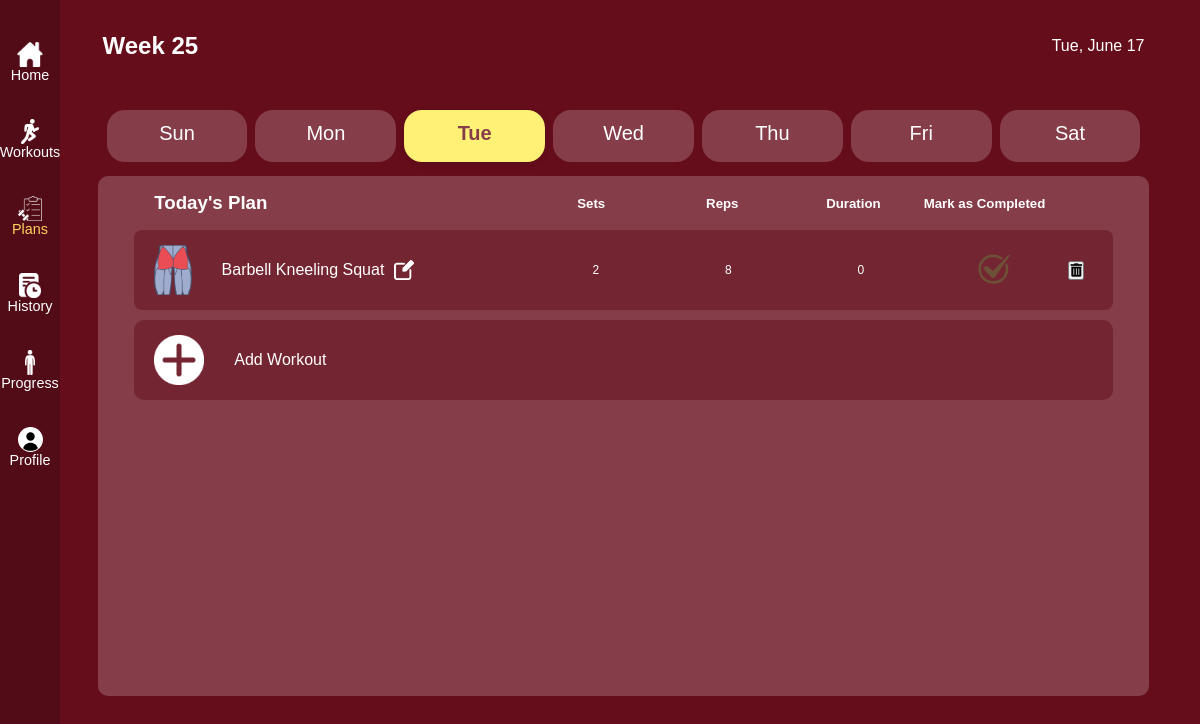
/plans.php?day=Tue (signed in), run on the app's committed database.
### tables this page shows
CREATE TABLE `workout_plan` (
  `id` int(11) NOT NULL,
  `user_id` int(11) NOT NULL,
  `workout_day` varchar(20) NOT NULL,
  `exercise_name` varchar(100) NOT NULL,
  `sets` int(11) NOT NULL,
  `reps` int(11) NOT NULL DEFAULT 0,
  `duration` int(11) NOT NULL DEFAULT 0,
  `completed` tinyint(1) NOT NULL DEFAULT 0,
  `planned_date` date DEFAULT NULL
);

CREATE TABLE `workouts` (
  `id` int(11) NOT NULL,
  `name` varchar(255) NOT NULL,
  `image_url` varchar(255) DEFAULT NULL,
  `image_url2` varchar(255) DEFAULT NULL,
  `focus` varchar(35) NOT NULL,
  `equipment` varchar(255) DEFAULT NULL,
  `reps` varchar(25) NOT NULL DEFAULT '0',
  `duration` varchar(25) DEFAULT '0',
  `sets` varchar(25) DEFAULT NULL
);

### plans.php (the view, shortened to what this page needs)
<?php
include("database.php");
$user_id = $_SESSION['user_id'];
$currentDay = $_GET['day'] ?? date('D');
$stmt = $conn->prepare("
    SELECT wp.*, w.focus
    FROM workout_plan wp
    JOIN workouts w ON wp.exercise_name = w.name
    WHERE wp.user_id = ? AND wp.workout_day = ?
");
$stmt->bind_param("is", $user_id, $currentDay);
$stmt->execute();
$result = $stmt->get_result();
$workouts = [];
while ($row = $result->fetch_assoc()) {
    $workouts[] = $row;
}
$today = new DateTime();
$weekNumber = $today->format('W');
$dayName = $today->format('D');
$monthName = $today->format('F');
$dayOfMonth = $today->format('j');
$validDays = ['Sun', 'Mon', 'Tue', 'Wed', 'Thu', 'Fri', 'Sat'];
if (isset($_GET['day']) && in_array($_GET['day'], $validDays)) {
    $dayName = $_GET['day'];
    $today = new DateTime();
    if ($today->format('D') !== $dayName) {
        $today->modify('next ' . $dayName);
    }
    $monthName = $today->format('F');
    $dayOfMonth = $today->format('j');
}
include 'includes/header.php';
?>
<div id="plans">
    <section class="date-header">
        <h2>Week <?= $weekNumber ?></h2>
        <div class="date-plan"><?= $dayName ?>, <?= $monthName ?> <?= $dayOfMonth ?></div>
    </section>
    <div class="day-tabs">
        <button class="day-tab<?= $currentDay == 'Sun' ? ' selected' : '' ?>" onclick="changeDay('Sun')"><p>Sun</p></button>
        <button class="day-tab<?= $currentDay == 'Mon' ? ' selected' : '' ?>" onclick="changeDay('Mon')"><p>Mon</p></button>
        <button class="day-tab<?= $currentDay == 'Tue' ? ' selected' : '' ?>" onclick="changeDay('Tue')"><p>Tue</p></button>
        <button class="day-tab<?= $currentDay == 'Wed' ? ' selected' : '' ?>" onclick="changeDay('Wed')"><p>Wed</p></button>
        <button class="day-tab<?= $currentDay == 'Thu' ? ' selected' : '' ?>" onclick="changeDay('Thu')"><p>Thu</p></button>
        <button class="day-tab<?= $currentDay == 'Fri' ? ' selected' : '' ?>" onclick="changeDay('Fri')"><p>Fri</p></button>
        <button class="day-tab<?= $currentDay == 'Sat' ? ' selected' : '' ?>" onclick="changeDay('Sat')"><p>Sat</p></button>
    </div>
    <section id="workout-plan" >
        <div class="head">
            <h3>Today's Plan</h3>
            <div class="label">
                <h5>Sets</h5>
                <h5>Reps</h5>
                <h5>Duration</h5>
                <h5 id="comp">Mark as Completed</h5>
            </div>
        </div>
        <div class="workouts-plan">
            <?php foreach ($workouts as $workout): ?>
                <div class="workout"
                    data-id="<?= $workout['id'] ?>"
                    data-name="<?= $workout['exercise_name'] ?>"
                    data-sets="<?= $workout['sets'] ?>"
                    data-reps="<?= $workout['reps'] ?>"
                    data-duration="<?= $workout['duration'] ?>"
                >
                    <div class="name">
                        <img src="assets/images/<?= $workout['focus'] ?>-icon.png" alt="<?= $workout['exercise_name'] ?>">
                        <div class="with-edit">
                            <p><?= ucfirst($workout['exercise_name']) ?></p>
                            <img
                                src="assets/images/edit-icon.webp"
                                alt="Edit"
                                class="edit-button"
                                data-id="<?= $workout['id'] ?>"
                                data-sets="<?= $workout['sets'] ?>"
                                data-reps="<?= $workout['reps'] ?>"
                                data-duration="<?= $workout['duration'] ?>"
                                style="height: 20px; margin-left: 10px; cursor: pointer; filter: invert(100%);"
                            >
                        </div>
                    </div>
                    <div class="data">
                        <div class="sets"><?= $workout['sets'] ?></div>
                        <div class="reps"><?= $workout['reps'] ?></div>
                        <div class="duration"><?= $workout['duration'] ?></div>
                        <div class="done">
                            <form method="POST" action="plans.php">
                                <button type="submit" class="completed-button" style="background:none; border:none;">
                                    <?php if ($workout['completed']): ?>
                                        <img src="assets/images/check-icon.svg" alt="Completed" style="height: 40px;">
                                    <?php else: ?>
                                        <img src="assets/images/check-icon.svg" alt="Not Completed" style="height: 40px; opacity: 0.3;">
                                    <?php endif; ?>
                                </button>
                            </form>
                        </div>
                        <div class="delete">
                            <form method="POST" action="plans.php" onsubmit="return confirm('Are you sure you want to delete this workout?');">
                                <button type="submit" class="delete-button">
                                    <i class="fas fa-trash-alt"></i>
                                </button>
                            </form>
                        </div>
                    </div>
                </div>
            <?php endforeach; ?>
            <div class="add">
                <img src="assets/images/add-icon.webp" style="height: 50px; filter: invert(100%);" alt="Add Workout">
                <p>Add Workout</p>
            </div>
        </div>
    </section>
</div>
<?php include 'includes/footer.php'; ?>

### assets/styles/style.css (style rules this page uses)
* { margin: 0; padding: 0; box-sizing: border-box; font-family: "Poppins", sans-serif; }
body { width: 100vw; background-color: #650d1b; display: flex; flex-direction: column; color: white; }
#plans { width: 100%; display: flex; flex-direction: column; align-items: center; padding: 0 1% 0 3%; padding-bottom: 80px; }
.date-header { width: 100%; display: flex; justify-content: space-between; padding: 2rem; color: white; }
.date-plan { display: flex; align-items: center; }
.day-tabs { width: 100%; display: flex; justify-content: center; margin: 18px 0 24px 0; padding: 0 2rem; }
.day-tab { width: 100%; background: #843d49; color: #fff; border: none; border-radius: 18px; margin: 0 4px; padding: 0.75rem 1.5rem; font-size: 1.25rem; font-weight: 500; cursor: pointer; transition: background 0.2s, color 0.2s, box-shadow 0.2s; outline: none; }
.day-tab.selected { background: #fff176; color: #843d49; box-shadow: 0 2px 8px rgba(0,0,0,0.10); font-weight: bold; }
.day-tab p { padding-bottom: 5px; }
#workout-plan { width: 95%; height: 65vh; background-color: #843D49; border-radius: 10px; color: white; margin: -10px 2rem 0 2rem; padding: 1rem; }
#workout-plan .head { display: grid; grid-template-columns: 40% 60%; padding: 0 50px 1rem 40px; align-items: center; }
#workout-plan .label { display: grid; grid-template-columns: 1fr 1fr 1fr 1fr 0.25fr; place-items: center; font-weight: bold; align-items: flex-end; }
.workouts-plan { width: 100%; display: flex; flex-direction: column; gap: 10px; padding: 0 20px; max-height: 350px; overflow: auto; }
.workout { display: grid; grid-template-columns: 40% 60%; align-items: center; background-color: #742532; padding: 15px 20px; border-radius: 8px; }
.name { display: flex; align-items: center; gap: 30px; }
.with-edit { display: flex; align-items: center; }
.name img { width: auto; height: 50px; }
.data { display: grid; grid-template-columns: 1fr 1fr 1fr 1fr 0.25fr; place-items: center; }
.data form { display: flex; justify-content: center; align-items: center; margin-top: 0px; }
.sets, .reps, .duration { font-size: 0.75em; }
.completed-button img { width: 75%; }
.add { display: flex; justify-content: flex-start; align-items: center; background-color: #742532; color: white; border-radius: 10px; padding: 15px 20px; transition: background 0.2s, color 0.2s; gap: 30px; }

### data on the page
workout_plan: workouts.focus (picture), exercise_name "Barbell Kneeling Squat", sets "2", reps "8", duration "0", completed 0 (drawn)

### other printed values
$dayName "Tue"
